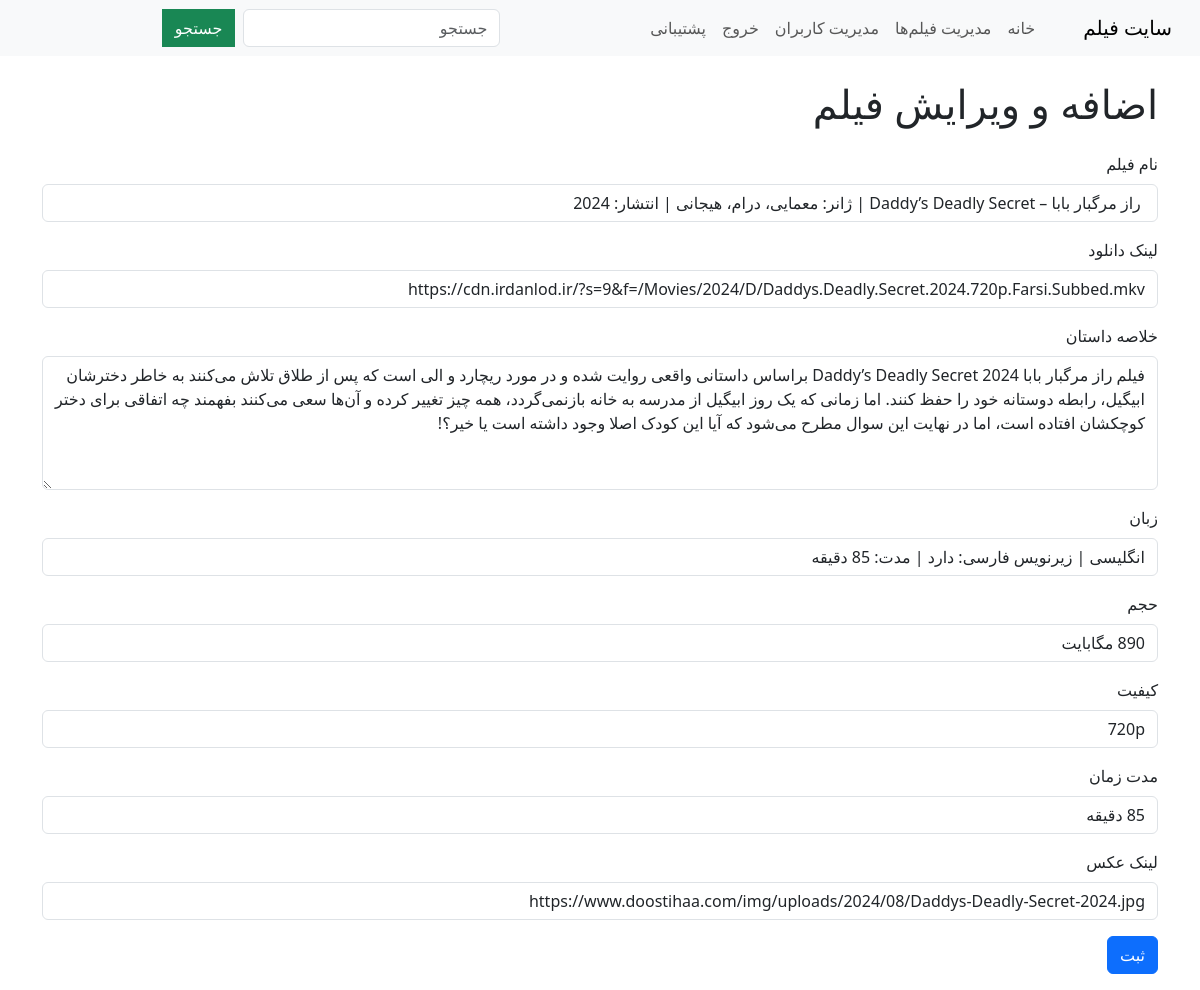
Page /edit/3 (signed in) on the committed database.
### app.py (models this page shows)
class Movie(db.Model):
    id = db.Column(db.Integer, primary_key=True)
    title = db.Column(db.String(150), nullable=False)
    link = db.Column(db.String(255), nullable=False)
    description = db.Column(db.Text, nullable=False)
    language = db.Column(db.String(50), nullable=False)
    size = db.Column(db.String(50), nullable=False)
    quality = db.Column(db.String(50), nullable=False)
    duration = db.Column(db.String(50), nullable=False)
    image_link = db.Column(db.String(255), nullable=True)

### app.py (the view)
@app.route('/edit/<int:movie_id>', methods=['GET', 'POST'])
@login_required
def edit_movie(movie_id):
    movie = Movie.query.get_or_404(movie_id)
    form = MovieForm(obj=movie)
    if form.validate_on_submit():
        form.populate_obj(movie)
        db.session.commit()
        flash('فیلم با موفقیت ویرایش شد!', 'success')
        return redirect(url_for('index'))
    return render_template('admin.html', form=form)

### app.py
class MovieForm(FlaskForm):
    title = StringField('نام فیلم', validators=[DataRequired()])
    link = StringField('لینک دانلود', validators=[DataRequired()])
    description = TextAreaField('خلاصه داستان', validators=[DataRequired()])
    language = StringField('زبان', validators=[DataRequired()])
    size = StringField('حجم', validators=[DataRequired()])
    quality = StringField('کیفیت', validators=[DataRequired()])
    duration = StringField('مدت زمان', validators=[DataRequired()])
    image_link = StringField('لینک عکس', validators=[DataRequired()])
    submit = SubmitField('ثبت')

### app.py (called while the page is built)
def login_required(f):
    @wraps(f)
    def decorated_function(*args, **kwargs):
        if 'admin_id' not in session:
            flash('لطفاً برای دسترسی به این صفحه وارد شوید.', 'danger')
            return redirect(url_for('login'))
        return f(*args, **kwargs)
    return decorated_function

### templates/admin.html (shortened to what this page needs)
{% extends "base.html" %}
{% block content %}
<h1 class="mb-4">اضافه و ویرایش فیلم</h1>
<form method="POST">
    <div class="mb-3">
        {{ form.title.label(class="form-label") }}
        {{ form.title(class="form-control") }}
    </div>
    <div class="mb-3">
        {{ form.link.label(class="form-label") }}
        {{ form.link(class="form-control") }}
    </div>
    <div class="mb-3">
        {{ form.description.label(class="form-label") }}
        {{ form.description(class="form-control", rows=5) }}
    </div>
    <div class="mb-3">
        {{ form.language.label(class="form-label") }}
        {{ form.language(class="form-control") }}
    </div>
    <div class="mb-3">
        {{ form.size.label(class="form-label") }}
        {{ form.size(class="form-control") }}
    </div>
    <div class="mb-3">
        {{ form.quality.label(class="form-label") }}
        {{ form.quality(class="form-control") }}
    </div>
    <div class="mb-3">
        {{ form.duration.label(class="form-label") }}
        {{ form.duration(class="form-control") }}
    </div>
    <div class="mb-3">
        {{ form.image_link.label(class="form-label") }}
        {{ form.image_link(class="form-control") }}
    </div>
    <div class="mb-3">
        {{ form.submit(class="btn btn-primary") }}
    </div>
</form>
{% endblock %}

### templates/base.html (style rules this page uses)
body { direction: rtl; text-align: right; }

### rows in the picture
Movie: title "راز مرگبار بابا – Daddy’s Deadly Secret | ژانر: معمایی، درام، هیجانی | انتشار: 2024", link "https://cdn.irdanlod.ir/?s=9&f=/Movies/2024/D/Daddys.Deadly.Secret.2024.720p.Farsi.Subbed.mkv", description "فیلم راز مرگبار بابا Daddy’s Deadly Secret 2024 براساس داستانی واقعی روایت شده و در مورد ریچارد و الی است که پس از طلاق تلاش می‌کنند به خاطر دخترشان ابیگیل، رابطه دوستانه خود را حفظ کنند. اما زمانی که یک روز ابیگیل از مدرسه به خانه بازنمی‌گردد، همه چیز تغییر کرده و آن‌ها سعی می‌کنند بفهمند چه اتفاقی برای دختر کوچکشان افتاده است، اما در نهایت این سوال مطرح می‌شود که آیا این کودک اصلا وجود داشته است یا خیر؟!", language "انگلیسی | زیرنویس فارسی: دارد | مدت: 85 دقیقه", size "890 مگابایت", quality "720p", duration "85 دقیقه", image_link "https://www.doostihaa.com/img/uploads/2024/08/Daddys-Deadly-Secret-2024.jpg"
